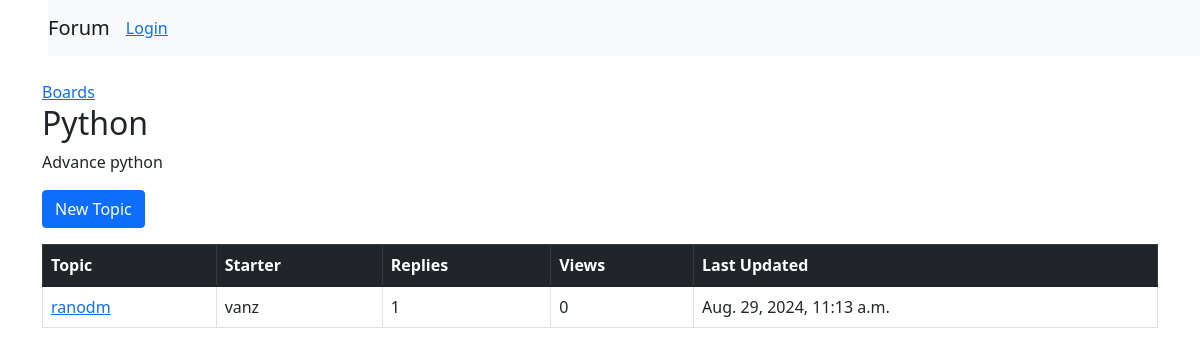
The page /boards/2/ on the database its author committed.
### board/models.py (models this page shows, shortened)
class Board(models.Model):
    name = models.CharField(max_length=30, unique=True)
    description = models.CharField(max_length=100)

class Topic(models.Model):
    subject = models.CharField(max_length=255)
    last_updated = models.DateTimeField(auto_now_add=True)
    board = models.ForeignKey(Board, related_name='topics', on_delete=models.CASCADE)
    starter = models.ForeignKey(User, related_name='topics', on_delete=models.CASCADE)
    views = models.PositiveIntegerField(default=0)

### board/views.py (the view)
# urls.py: path('boards/<int:pk>/', views.board_topics, name='board_topics'),
def board_topics(request, pk):
    boards = get_object_or_404(Board, pk=pk)
    topics = boards.topics.order_by('-last_updated').annotate(replies=Count('posts'))
    return render(request, 'boards/boards.html', {'board': boards, 'topics': topics})

### templates/boards/boards.html (shortened to what this page needs)
{% extends 'base.html' %}
{% block content %}
<span>     <a href="{% url 'home' %}" class="">Boards</a>
</span>
<span> <h2> {{ board.name }}</h2> </span>
<p>{{ board.description }}</p>
<a href="{% url 'new_topic' board.pk %}" class="btn btn-primary">New Topic</a>
<table class="table table-hover table-bordered mt-3">
    <thead class="table-dark">
        <tr>
            <th>Topic</th>
            <th>Starter</th>
            <th>Replies</th>
            <th>Views</th>
            <th>Last Updated</th>
        </tr>
    </thead>
    <tbody>
        {% for topic in topics %}
          <tr>
            <td><a href="{% url 'topic_posts' board.pk topic.pk %}">{{ topic.subject }}</a></td>
            <td>{{ topic.starter.username }}</td>
            <td>{{ topic.replies }}</td>
            <td>{{ topic.views }}</td>
            <td>{{ topic.last_updated }}</td>
          </tr>
        {% endfor %}
      </tbody>
</table>
{% endblock %}

### rows shown on the page
Board: name "Python", description "Advance python"
Topic: subject "ranodm", starter.username "vanz", replies "1", views "0", last_updated "Aug. 29, 2024, 11:13 a.m."
